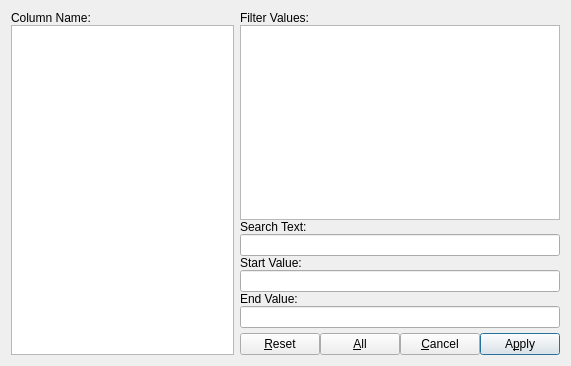
<?xml version="1.0" encoding="UTF-8"?>
<ui version="4.0">
 <class>FilterDataDialog</class>
 <widget class="QDialog" name="FilterDataDialog">
  <property name="geometry">
   <rect>
    <x>0</x>
    <y>0</y>
    <width>571</width>
    <height>366</height>
   </rect>
  </property>
  <property name="windowTitle">
   <string>Filter Editor</string>
  </property>
  <layout class="QHBoxLayout" name="horizontalLayout_2">
   <item>
    <widget class="QWidget" name="widget" native="true">
     <layout class="QVBoxLayout" name="verticalLayout">
      <property name="spacing">
       <number>0</number>
      </property>
      <property name="leftMargin">
       <number>0</number>
      </property>
      <property name="topMargin">
       <number>0</number>
      </property>
      <property name="rightMargin">
       <number>0</number>
      </property>
      <property name="bottomMargin">
       <number>0</number>
      </property>
      <item>
       <widget class="QLabel" name="labelColumnName">
        <property name="text">
         <string>Column Name:</string>
        </property>
       </widget>
      </item>
      <item>
       <widget class="ColumnView" name="tableViewColumnName">
        <property name="frameShadow">
         <enum>QFrame::Plain</enum>
        </property>
        <property name="selectionMode">
         <enum>QAbstractItemView::SingleSelection</enum>
        </property>
        <property name="selectionBehavior">
         <enum>QAbstractItemView::SelectRows</enum>
        </property>
        <attribute name="verticalHeaderVisible">
         <bool>false</bool>
        </attribute>
       </widget>
      </item>
     </layout>
    </widget>
   </item>
   <item>
    <widget class="QWidget" name="widget_2" native="true">
     <layout class="QVBoxLayout" name="verticalLayout_2">
      <property name="spacing">
       <number>0</number>
      </property>
      <property name="leftMargin">
       <number>0</number>
      </property>
      <property name="topMargin">
       <number>0</number>
      </property>
      <property name="rightMargin">
       <number>0</number>
      </property>
      <property name="bottomMargin">
       <number>0</number>
      </property>
      <item>
       <widget class="QLabel" name="labelFilterValues">
        <property name="text">
         <string>Filter Values:</string>
        </property>
       </widget>
      </item>
      <item>
       <widget class="ValuesView" name="tableViewFilterValues">
        <property name="frameShadow">
         <enum>QFrame::Plain</enum>
        </property>
        <property name="selectionMode">
         <enum>QAbstractItemView::MultiSelection</enum>
        </property>
        <property name="selectionBehavior">
         <enum>QAbstractItemView::SelectRows</enum>
        </property>
        <attribute name="verticalHeaderVisible">
         <bool>false</bool>
        </attribute>
       </widget>
      </item>
      <item>
       <widget class="QLabel" name="labelSearchText">
        <property name="text">
         <string>Search Text:</string>
        </property>
       </widget>
      </item>
      <item>
       <widget class="QLineEdit" name="lineEditSearchText"/>
      </item>
      <item>
       <widget class="QLabel" name="labelStartValue">
        <property name="text">
         <string>Start Value:</string>
        </property>
       </widget>
      </item>
      <item>
       <widget class="QLineEdit" name="lineEditStartValue"/>
      </item>
      <item>
       <widget class="QLabel" name="labelEndValue">
        <property name="text">
         <string>End Value:</string>
        </property>
       </widget>
      </item>
      <item>
       <widget class="QLineEdit" name="lineEditEndValue"/>
      </item>
      <item>
       <widget class="QWidget" name="widget_3" native="true">
        <layout class="QHBoxLayout" name="horizontalLayout">
         <property name="spacing">
          <number>0</number>
         </property>
         <property name="leftMargin">
          <number>0</number>
         </property>
         <property name="topMargin">
          <number>5</number>
         </property>
         <property name="rightMargin">
          <number>0</number>
         </property>
         <property name="bottomMargin">
          <number>0</number>
         </property>
         <item>
          <widget class="QPushButton" name="pushButtonReset">
           <property name="text">
            <string>&amp;Reset</string>
           </property>
           <property name="flat">
            <bool>false</bool>
           </property>
          </widget>
         </item>
         <item>
          <widget class="QPushButton" name="pushButtonAll">
           <property name="text">
            <string>&amp;All</string>
           </property>
          </widget>
         </item>
         <item>
          <widget class="QPushButton" name="pushButtonCancel">
           <property name="text">
            <string>&amp;Cancel</string>
           </property>
          </widget>
         </item>
         <item>
          <widget class="QPushButton" name="pushButtonApply">
           <property name="text">
            <string>A&amp;pply</string>
           </property>
           <property name="default">
            <bool>true</bool>
           </property>
          </widget>
         </item>
        </layout>
       </widget>
      </item>
     </layout>
    </widget>
   </item>
  </layout>
 </widget>
 <customwidgets>
  <customwidget>
   <class>ColumnView</class>
   <extends>QTableView</extends>
   <header>columnview.h</header>
  </customwidget>
  <customwidget>
   <class>ValuesView</class>
   <extends>QTableView</extends>
   <header>valuesview.h</header>
  </customwidget>
 </customwidgets>
 <resources/>
 <connections/>
</ui>
